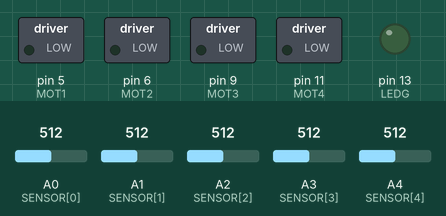
Simulated run of this sketch. Board: Arduino Uno, built with avr-gcc and run on an emulated ATmega328P. Parts: switched loads named in the sketch (green lamp = pin HIGH), output pins drawn as LEDs (lit = HIGH). The inputs (shaded band) are chosen by the test bench; at power-on: A0 (SENSOR[0]) = 512, A1 (SENSOR[1]) = 512, A2 (SENSOR[2]) = 512, A3 (SENSOR[3]) = 512, A4 (SENSOR[4]) = 512.

Above: at 0.1 s.
At 2.0 s:
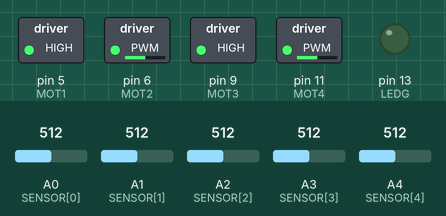
At 4.0 s:
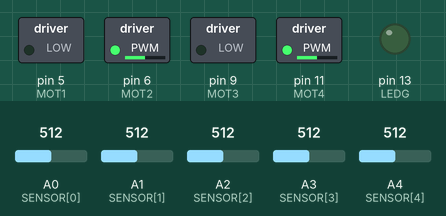
At 5.1 s:
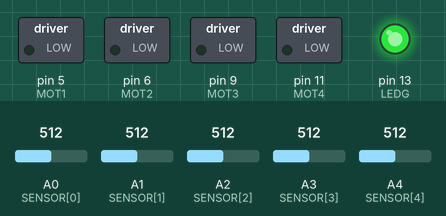
At 15.1 s:
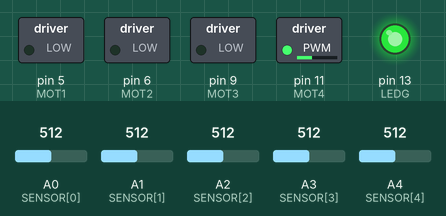
Timing chart, 0 to 16.6 s (numbered marks = the images above):
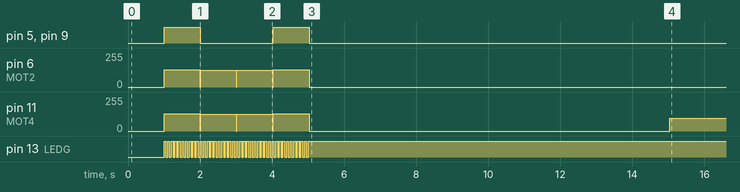

Measured:
- by itself, pin 5 (MOT1), pin 9 (MOT3): alternates HIGH for 1.0 s and LOW for 2.0 s, 4 changes in all, then stays LOW
- by itself, pin 6 (MOT2): 0/255 → 128/255 at 1.0 s, → 127/255 1.0 s later, → 128/255 2.0 s later, → 0/255 1.0 s later
- by itself, pin 13 (LEDG): alternates HIGH for 0.05 s and LOW for 0.05 s, 81 changes in all, then stays HIGH

The sketch:

PID_NET.ino
```cpp
#define dW digitalWrite
#define dR digitalRead

#include <SoftwareSerial.h>

SoftwareSerial BTSerial(3, 10); //RX, TX //SoftwareSerial BTSerial(3, 10); //RX, TX

/* PIN DEFINITION */

#define LEDG  13

#define MOT1  5
#define MOT2  6
#define MOT3  9
#define MOT4  11

/* GLOBAL CONSTANTS */

float sens_scaled[5];
#define WHITE  1
#define BLACK  0

#define COLOR   BLACK         //Line color

#define N_SENS        5       //Number of sensors
#define R_SENS        1000    //Sensor readings are mapped to this range
#define WEIGHT_UNIT   1000    //Unit for weighted average
#define RIGHT_DIR     1
#define LEFT_DIR      0
#define PRESS         0
#define RELEASE       1
#define CAL_SPEED     500   //Sensor calibration speed
#define CAL_TIME      1000     //Calibration time
#define P_LINE_MIN    0.5     //Minimum brightness percentage to consider part of the line

const float SPEED = 375;
const float KP = .3;  //0.3
const float KD = .6 ;
const float KI = .0001;

/* GLOBAL VARIABLES */

unsigned long ms = 0;
const int SENSOR[N_SENS] = { A0, A1, A2, A3, A4 };     //Arduino pins
int sens_max[N_SENS];          //Maximum value each sensor measures (calibrated)
int sens_min[N_SENS];          //Minimum value each sensor measures (calibrated)
int start = 0;
float line_pos = 0;
float last_line_pos = 0;

void setup() {
  BTSerial.begin(9600);
  Serial.begin(9600);
  while(!Serial);
  InitializeGPIO();

  for(int x = 0; x < N_SENS; x++){
    sens_max[x] = 0;
    sens_min[x] = 1023;
  }
}

void loop() {
  delay(1000);
  calibrate(CAL_TIME, CAL_SPEED, RIGHT_DIR);
  delay(10);
  calibrate(CAL_TIME, CAL_SPEED, LEFT_DIR);
  delay(10);
  calibrate(CAL_TIME, CAL_SPEED, LEFT_DIR);
  delay(10);
  calibrate(CAL_TIME, CAL_SPEED, RIGHT_DIR);
  delay(10000);
  while(1){
    race();
    BTSerial.print(sens_scaled[0] );
    BTSerial.print('\t');
    BTSerial.print(sens_scaled[1]);
    BTSerial.print('\t');
    BTSerial.print(sens_scaled[2]);
    BTSerial.print('\t');
    BTSerial.print(sens_scaled[3]);
    BTSerial.print('\t');
    BTSerial.print(sens_scaled[4]);
    BTSerial.println('\t');
    delay(10);
  }
}

void race(void){
  last_line_pos = line_pos;
  line_pos = get_line_pos(COLOR, (last_line_pos>0));
  float PID_correction = get_PID_correction(line_pos, last_line_pos, KP, KD, KI);
  float max_correction = SPEED;    //Can be changed to a lower value in order to limit the correction, needs to be at most SPEED
  if(PID_correction > 0){
    PID_correction = (PID_correction > max_correction)? max_correction : PID_correction;
    motorSpeed(SPEED, SPEED - PID_correction);
  }
  else{
    PID_correction = (PID_correction < -max_correction)? -max_correction : PID_correction;
    motorSpeed(SPEED + PID_correction, SPEED);
  }
}


float get_line_pos(int color, int last_dir){
  float line = 0;
  int line_detected = 0;

  float avg_num = 0;          //Average numerator
  float avg_den = 0;          //Average denominator

  for(int x = 0; x < N_SENS; x++){
    //Scale from 0 to R_SENS
    sens_scaled[x] = analogRead(SENSOR[x]) - sens_min[x];
    sens_scaled[x] *= R_SENS;
    sens_scaled[x] /= (sens_max[x] - sens_min[x]);
    if(color ==BLACK){
      sens_scaled[x] = R_SENS - sens_scaled[x];     //Reverse scale to go from R_SENS to 0
    }
    if(sens_scaled[x] >= (float) R_SENS * ((float)P_LINE_MIN / 100.0)){   //At least one sensor has to detect a line
      line_detected = 1;
    }
    avg_num += sens_scaled[x] * x * WEIGHT_UNIT;
    avg_den += sens_scaled[x];
  }
  if(line_detected == 1){
    line = avg_num / avg_den;                           //Weighted average
    line = line - (WEIGHT_UNIT * (N_SENS - 1) / 2);     //Change scale from 0 _ 4000 to -2000 _ 2000
    dW(LEDG, LOW);
  }else{
    line = WEIGHT_UNIT * (N_SENS - 1) * last_dir;       //Use last direction to calculate error as the maximum value
    line = line - (WEIGHT_UNIT * (N_SENS - 1) / 2);     //Change scale
    dW(LEDG, HIGH);
  }
  return line;
}

float get_PID_correction(float line, float last_line, float kp, float kd, float ki){
  float proportional = line;
  float derivative = line - last_line;
  float integral = line + last_line;
  float correction = ( proportional*KP + derivative*KD + KI* integral);

  return correction;
}

void motorSpeed(int m1, int m2) {           //From -1000 to 1000
  int pwm1 = map(abs(m1), 0, 1000, 0, 255);
  int pwm2 = map(abs(m2), 0, 1000, 0, 255);
  pwm1 = (m1>0) ? 255-pwm1 : pwm1;
  pwm2 = (m2>=0) ? pwm2 : 255-pwm2;
  analogWrite(MOT2, pwm1);
  analogWrite(MOT4, pwm2);
  digitalWrite(MOT1, (m1 > 0) ? HIGH : LOW);
  digitalWrite(MOT3, (m2 >= 0) ? LOW : HIGH);
}

void InitializeGPIO(){

  pinMode(LEDG, OUTPUT);
  pinMode(MOT1, OUTPUT);
  pinMode(MOT2, OUTPUT);
  pinMode(MOT3, OUTPUT);
  pinMode(MOT4, OUTPUT);

  for(int x = 0; x <= N_SENS; x++){
    pinMode(SENSOR[x], INPUT);
  }
}

void calibrate(int cal_time, int cal_speed, int cal_dir){
  ms = millis();
  dW(LEDG, LOW);
  while((ms + cal_time) > millis()){
    dW(LEDG, millis()%100 < 50);        //Blink led
    if(cal_dir == RIGHT_DIR)  motorSpeed(cal_speed, -cal_speed);
    if(cal_dir == LEFT_DIR)  motorSpeed(-cal_speed, cal_speed);

    int sens_value[N_SENS];
    for(int x = 0; x < N_SENS; x++){
      sens_value[x] = analogRead(SENSOR[x]);
      sens_min[x] = (sens_value[x] < sens_min[x]) ? sens_value[x] : sens_min[x];
      sens_max[x] = (sens_value[x] > sens_max[x]) ? sens_value[x] : sens_max[x];
    }
  }
  motorSpeed(0, 0);
  dW(LEDG, HIGH);
}
```
